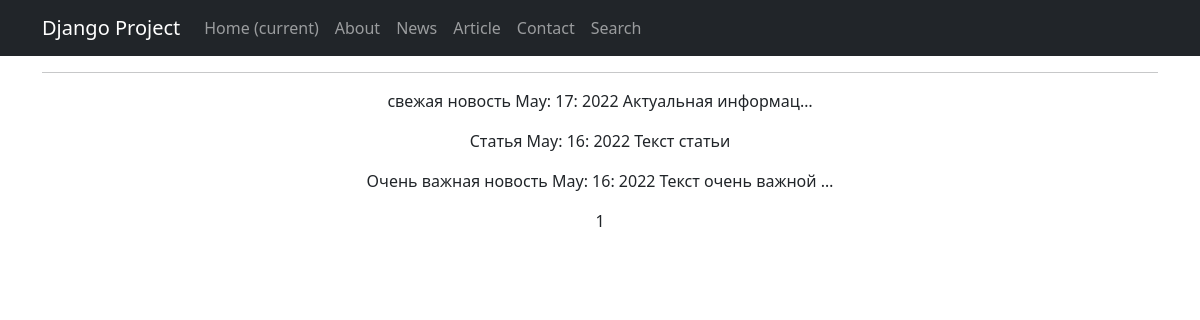
Before: /news/all/ with the older database file.
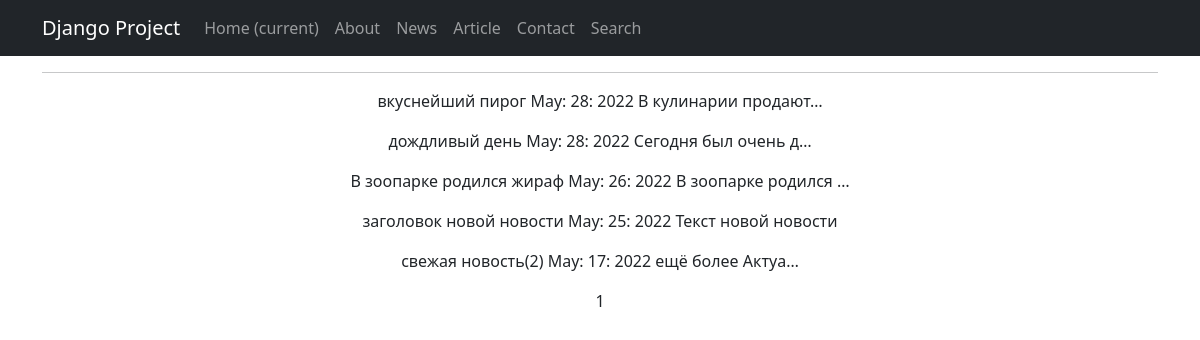
After: the same page with the newer database file.
### portal/models.py (models this page shows, shortened)
class Post(models.Model):
    news = 'NW'
    article = 'AT'
    TYPES = [
        (news, 'новости'),
        (article, 'статья'),
    ]
    author_id = models.ForeignKey(Author, on_delete=models.CASCADE)
    types_of_topic = models.CharField(max_length=2, default=news, choices=TYPES)
    datetime_of_topic = models.DateTimeField(auto_now_add=True)
    post_category = models.ManyToManyField(Category, through='PostCategory')
    title = models.CharField(max_length=256, default='title')
    text = models.TextField(default='text')
    rating = models.SmallIntegerField(default=0)

### portal/views.py (the view)
# urls.py: path('news/all/', NewsList.as_view(), name='news'),
class NewsList(ListView):
    queryset = Post.objects.filter(
        types_of_topic__iexact='NW'
    ).order_by('-datetime_of_topic')
    template_name = 'news.html'
    context_object_name = 'news_list'
    paginate_by = 10

### templates/news.html (shortened to what this page needs)
{% extends 'flatpages/default.html' %}
{% block content %}
<hr>
{% if news_list %}
{% for item in news_list %}
<p>
    {{ item.title }}
    {{ item.datetime_of_topic|date:'M: d: Y' }}
    {{ item.text|truncatechars:20 }}
</p>
{% endfor %}
{% else %}
<h2>Ничего интересного</h2>
{% endif %}
{{ page_obj.number }}
{% endblock content %}

Changed rows visible on the page:
removed Post: title "Статья", datetime_of_topic "May: 16: 2022", text "Текст статьи"
removed Post: title "Очень важная новость", datetime_of_topic "May: 16: 2022", text "Текст очень важной …"
added Post: title "вкуснейший пирог", datetime_of_topic "May: 28: 2022", text "В кулинарии продают…"
added Post: title "дождливый день", datetime_of_topic "May: 28: 2022", text "Сегодня был очень д…"
added Post: title "В зоопарке родился жираф", datetime_of_topic "May: 26: 2022", text "В зоопарке родился …"
added Post: title "заголовок новой новости", datetime_of_topic "May: 25: 2022", text "Текст новой новости"
changed Post: title "свежая новость" → "свежая новость(2)"; text "Актуальная информац…" → "ещё более Актуа…"
